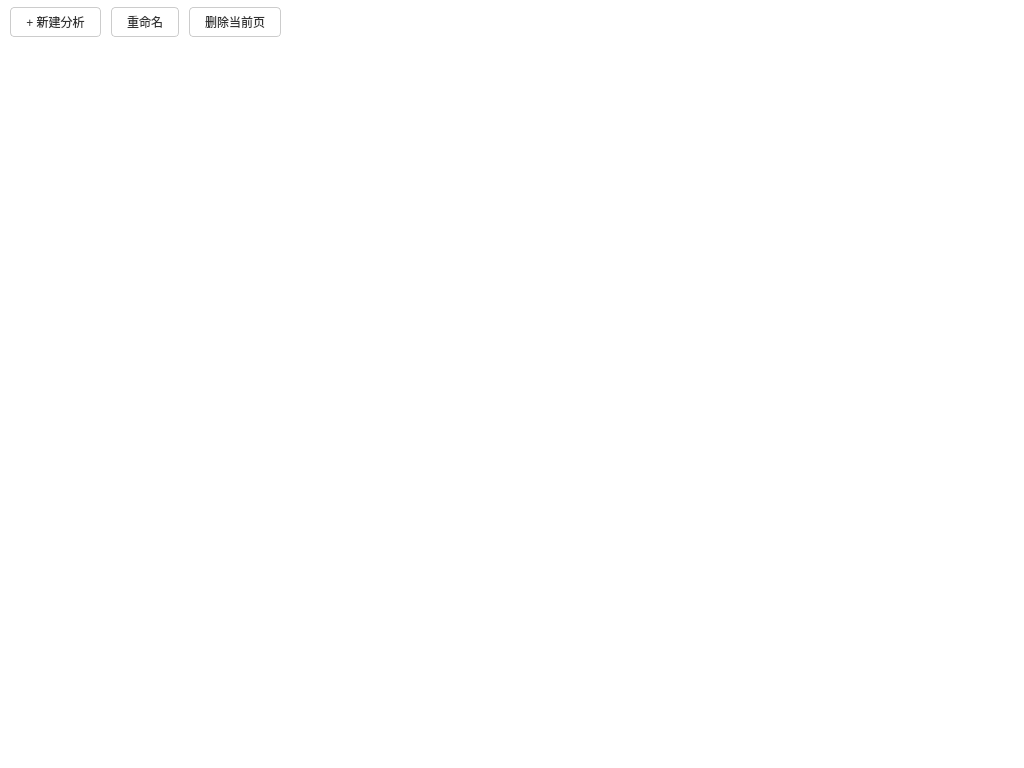
<?xml version="1.0" encoding="UTF-8"?>
<ui version="4.0">
 <class>multidatafittingpage</class>
 <widget class="QWidget" name="multidatafittingpage">
  <property name="geometry">
   <rect>
    <x>0</x>
    <y>0</y>
    <width>1024</width>
    <height>768</height>
   </rect>
  </property>
  <property name="windowTitle">
   <string>多数据拟合多标签管理</string>
  </property>
  <property name="styleSheet">
   <string notr="true">/* 整个页面通铺白底，仅限制在当前主页面 */
#multidatafittingpage {
    background-color: #ffffff;
}

QWidget {
    color: #333333;
    font-family: &quot;Microsoft YaHei&quot;, &quot;Segoe UI&quot;, sans-serif;
    font-size: 9pt;
}

/* 顶部工具栏与主体保持同一白底，不做分割 */
QFrame#frameToolbar {
    background-color: #ffffff;
    border: none;
}

/* 按钮样式优化 */
QPushButton {
    background-color: #ffffff;
    border: 1px solid #cccccc;
    border-radius: 4px;
    padding: 5px 15px;
    color: #333333;
}
QPushButton:hover {
    background-color: #f5f5f5;
    border-color: #0078d7;
    color: #0078d7;
}
QPushButton:pressed {
    background-color: #e0e0e0;
}

/* Tab控件整体背景设为白色，消除灰色死角 */
QTabWidget {
    background-color: #ffffff;
}

/* Tab页签容器背景设为白色 */
QTabWidget::pane {
    border: none;
    background: #ffffff;
}

/* Tab条背景设为白色 (解决标题右侧不是白色的问题) */
QTabBar {
    background: #ffffff;
}

/* Tab页签区域整体强制白底，覆盖右侧空白泄露 */
QTabWidget::tab-bar {
    alignment: left;
}
QTabWidget QTabBar {
    background: #ffffff;
}
QTabWidget QTabBar::tab {
    background: #ffffff;
    border: none;
    padding: 6px 15px;
    margin-right: 8px;
    color: #666666;
    min-width: 80px;
}
QTabWidget QTabBar::tab:selected {
    background: #ffffff;
    color: #0078d7;
    border-bottom: 2px solid #0078d7;
    font-weight: bold;
}
QTabWidget QTabBar::tab:hover {
    background: #ffffff;
}
</string>
  </property>
  <layout class="QVBoxLayout" name="verticalLayout">
   <property name="spacing">
    <number>0</number>
   </property>
   <property name="leftMargin">
    <number>0</number>
   </property>
   <property name="topMargin">
    <number>0</number>
   </property>
   <property name="rightMargin">
    <number>0</number>
   </property>
   <property name="bottomMargin">
    <number>0</number>
   </property>
   <item>
    <widget class="QFrame" name="frameToolbar">
     <property name="minimumSize">
      <size>
       <width>0</width>
       <height>45</height>
      </size>
     </property>
     <property name="frameShape">
      <enum>QFrame::StyledPanel</enum>
     </property>
     <property name="frameShadow">
      <enum>QFrame::Raised</enum>
     </property>
     <layout class="QHBoxLayout" name="horizontalLayout">
      <property name="spacing">
       <number>10</number>
      </property>
      <property name="leftMargin">
       <number>10</number>
      </property>
      <property name="topMargin">
       <number>5</number>
      </property>
      <property name="rightMargin">
       <number>10</number>
      </property>
      <property name="bottomMargin">
       <number>5</number>
      </property>
      <item>
       <widget class="QPushButton" name="btnNew">
        <property name="text">
         <string>+ 新建分析</string>
        </property>
       </widget>
      </item>
      <item>
       <widget class="QPushButton" name="btnRename">
        <property name="text">
         <string>重命名</string>
        </property>
       </widget>
      </item>
      <item>
       <widget class="QPushButton" name="btnDelete">
        <property name="text">
         <string>删除当前页</string>
        </property>
       </widget>
      </item>
      <item>
       <spacer name="horizontalSpacer">
        <property name="orientation">
         <enum>Qt::Horizontal</enum>
        </property>
        <property name="sizeHint" stdset="0">
         <size>
          <width>40</width>
          <height>20</height>
         </size>
        </property>
       </spacer>
      </item>
     </layout>
    </widget>
   </item>
   <item>
    <widget class="QTabWidget" name="tabWidget">
     <property name="currentIndex">
      <number>-1</number>
     </property>
    </widget>
   </item>
  </layout>
 </widget>
 <resources/>
 <connections/>
</ui>
